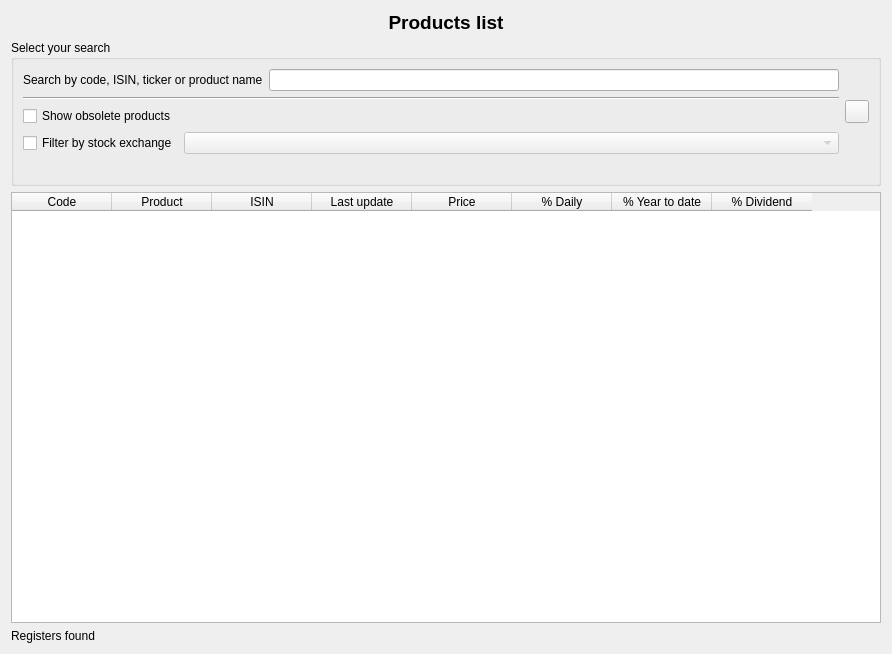
<?xml version="1.0" encoding="UTF-8"?>
<ui version="4.0">
 <class>wdgProducts</class>
 <widget class="QWidget" name="wdgProducts">
  <property name="geometry">
   <rect>
    <x>0</x>
    <y>0</y>
    <width>892</width>
    <height>654</height>
   </rect>
  </property>
  <layout class="QHBoxLayout" name="horizontalLayout_4">
   <item>
    <layout class="QVBoxLayout" name="verticalLayout_3">
     <item>
      <widget class="QLabel" name="lbl">
       <property name="font">
        <font>
         <pointsize>14</pointsize>
         <weight>75</weight>
         <bold>true</bold>
        </font>
       </property>
       <property name="text">
        <string>Products list</string>
       </property>
       <property name="alignment">
        <set>Qt::AlignCenter</set>
       </property>
      </widget>
     </item>
     <item>
      <widget class="QGroupBox" name="groupBox">
       <property name="sizePolicy">
        <sizepolicy hsizetype="Preferred" vsizetype="Preferred">
         <horstretch>0</horstretch>
         <verstretch>0</verstretch>
        </sizepolicy>
       </property>
       <property name="title">
        <string>Select your search</string>
       </property>
       <layout class="QVBoxLayout" name="verticalLayout_2">
        <item>
         <layout class="QHBoxLayout" name="horizontalLayout_3">
          <item>
           <layout class="QVBoxLayout" name="verticalLayout">
            <item>
             <layout class="QHBoxLayout" name="horizontalLayout">
              <item>
               <widget class="QLabel" name="label">
                <property name="text">
                 <string>Search by code, ISIN, ticker or product name</string>
                </property>
               </widget>
              </item>
              <item>
               <widget class="QLineEdit" name="txt"/>
              </item>
             </layout>
            </item>
            <item>
             <widget class="Line" name="line">
              <property name="orientation">
               <enum>Qt::Horizontal</enum>
              </property>
             </widget>
            </item>
            <item>
             <widget class="QCheckBox" name="chkObsolete">
              <property name="text">
               <string>Show obsolete products</string>
              </property>
             </widget>
            </item>
            <item>
             <layout class="QHBoxLayout" name="horizontalLayout_2">
              <item>
               <widget class="QCheckBox" name="chkStockExchange">
                <property name="sizePolicy">
                 <sizepolicy hsizetype="Fixed" vsizetype="Fixed">
                  <horstretch>0</horstretch>
                  <verstretch>0</verstretch>
                 </sizepolicy>
                </property>
                <property name="text">
                 <string>Filter by stock exchange</string>
                </property>
               </widget>
              </item>
              <item>
               <widget class="QComboBox" name="cmbStockExchange">
                <property name="enabled">
                 <bool>false</bool>
                </property>
               </widget>
              </item>
             </layout>
            </item>
           </layout>
          </item>
          <item>
           <widget class="QToolButton" name="cmd">
            <property name="icon">
             <iconset resource="../images/xulpymoney.qrc">
              <normaloff>:/xulpymoney/search.png</normaloff>:/xulpymoney/search.png</iconset>
            </property>
           </widget>
          </item>
         </layout>
        </item>
        <item>
         <widget class="QLabel" name="label_2">
          <property name="enabled">
           <bool>false</bool>
          </property>
          <property name="text">
           <string/>
          </property>
         </widget>
        </item>
       </layout>
      </widget>
     </item>
     <item>
      <widget class="myQTableWidget" name="tblInvestments">
       <property name="sizePolicy">
        <sizepolicy hsizetype="Preferred" vsizetype="Expanding">
         <horstretch>0</horstretch>
         <verstretch>0</verstretch>
        </sizepolicy>
       </property>
       <property name="contextMenuPolicy">
        <enum>Qt::CustomContextMenu</enum>
       </property>
       <property name="editTriggers">
        <set>QAbstractItemView::NoEditTriggers</set>
       </property>
       <property name="alternatingRowColors">
        <bool>true</bool>
       </property>
       <property name="selectionBehavior">
        <enum>QAbstractItemView::SelectRows</enum>
       </property>
       <attribute name="horizontalHeaderStretchLastSection">
        <bool>false</bool>
       </attribute>
       <attribute name="verticalHeaderVisible">
        <bool>false</bool>
       </attribute>
       <column>
        <property name="text">
         <string>Code</string>
        </property>
       </column>
       <column>
        <property name="text">
         <string>Product</string>
        </property>
       </column>
       <column>
        <property name="text">
         <string>ISIN</string>
        </property>
       </column>
       <column>
        <property name="text">
         <string>Last update</string>
        </property>
       </column>
       <column>
        <property name="text">
         <string>Price</string>
        </property>
       </column>
       <column>
        <property name="text">
         <string>% Daily</string>
        </property>
       </column>
       <column>
        <property name="text">
         <string>% Year to date</string>
        </property>
       </column>
       <column>
        <property name="text">
         <string>% Dividend</string>
        </property>
       </column>
      </widget>
     </item>
     <item>
      <widget class="QLabel" name="lblFound">
       <property name="text">
        <string>Registers found</string>
       </property>
      </widget>
     </item>
    </layout>
   </item>
  </layout>
  <action name="actionProductReport">
   <property name="icon">
    <iconset resource="../images/xulpymoney.qrc">
     <normaloff>:/xulpymoney/books.png</normaloff>:/xulpymoney/books.png</iconset>
   </property>
   <property name="text">
    <string>Product report</string>
   </property>
   <property name="toolTip">
    <string>Product report</string>
   </property>
  </action>
  <action name="actionSortTPCDiario">
   <property name="icon">
    <iconset>
     <normaloff>:/images/document-preview.png</normaloff>:/images/document-preview.png</iconset>
   </property>
   <property name="text">
    <string>% Daily</string>
   </property>
   <property name="toolTip">
    <string>% Daily</string>
   </property>
  </action>
  <action name="actionSortTPCAnual">
   <property name="icon">
    <iconset>
     <normaloff>:/images/document-preview.png</normaloff>:/images/document-preview.png</iconset>
   </property>
   <property name="text">
    <string>% Annual</string>
   </property>
   <property name="toolTip">
    <string>% Annual</string>
   </property>
  </action>
  <action name="actionSortName">
   <property name="icon">
    <iconset>
     <normaloff>:/images/document-preview.png</normaloff>:/images/document-preview.png</iconset>
   </property>
   <property name="text">
    <string>Name</string>
   </property>
   <property name="toolTip">
    <string>Name</string>
   </property>
  </action>
  <action name="actionSortDividend">
   <property name="icon">
    <iconset>
     <normaloff>:/images/document-preview.png</normaloff>:/images/document-preview.png</iconset>
   </property>
   <property name="text">
    <string>Dividend</string>
   </property>
   <property name="toolTip">
    <string>Dividend</string>
   </property>
  </action>
  <action name="actionSortHour">
   <property name="icon">
    <iconset>
     <normaloff>:/images/document-preview.png</normaloff>:/images/document-preview.png</iconset>
   </property>
   <property name="text">
    <string>Hour</string>
   </property>
   <property name="toolTip">
    <string>Hour</string>
   </property>
  </action>
  <action name="actionIbex35">
   <property name="icon">
    <iconset resource="../images/xulpymoney.qrc">
     <normaloff>:/countries/spain.gif</normaloff>:/countries/spain.gif</iconset>
   </property>
   <property name="text">
    <string>Ibex 35</string>
   </property>
  </action>
  <action name="actionProductNew">
   <property name="icon">
    <iconset resource="../images/xulpymoney.qrc">
     <normaloff>:/xulpymoney/add.png</normaloff>:/xulpymoney/add.png</iconset>
   </property>
   <property name="text">
    <string>New product</string>
   </property>
   <property name="toolTip">
    <string>New user product</string>
   </property>
  </action>
  <action name="actionProductDelete">
   <property name="icon">
    <iconset resource="../images/xulpymoney.qrc">
     <normaloff>:/xulpymoney/list-remove.png</normaloff>:/xulpymoney/list-remove.png</iconset>
   </property>
   <property name="text">
    <string>Delete product</string>
   </property>
   <property name="toolTip">
    <string>Delete user product</string>
   </property>
  </action>
  <action name="actionFavorites">
   <property name="icon">
    <iconset resource="../images/xulpymoney.qrc">
     <normaloff>:/xulpymoney/star.png</normaloff>:/xulpymoney/star.png</iconset>
   </property>
   <property name="text">
    <string>Add to favorites</string>
   </property>
   <property name="toolTip">
    <string>Add to favorites</string>
   </property>
  </action>
  <action name="actionMergeCodes">
   <property name="icon">
    <iconset>
     <normaloff>:/images/cakes.png</normaloff>:/images/cakes.png</iconset>
   </property>
   <property name="text">
    <string>Merge selected codes</string>
   </property>
   <property name="toolTip">
    <string>Merge selected codes</string>
   </property>
  </action>
  <action name="actionQuoteNew">
   <property name="icon">
    <iconset resource="../images/xulpymoney.qrc">
     <normaloff>:/xulpymoney/add.png</normaloff>:/xulpymoney/add.png</iconset>
   </property>
   <property name="text">
    <string>New price</string>
   </property>
   <property name="toolTip">
    <string>New price</string>
   </property>
  </action>
  <action name="actionEstimationDPSNew">
   <property name="icon">
    <iconset resource="../images/xulpymoney.qrc">
     <normaloff>:/xulpymoney/add.png</normaloff>:/xulpymoney/add.png</iconset>
   </property>
   <property name="text">
    <string>New DPS estimation</string>
   </property>
   <property name="toolTip">
    <string>New Dividend per share estimation</string>
   </property>
  </action>
  <action name="actionPurge">
   <property name="icon">
    <iconset resource="../images/xulpymoney.qrc">
     <normaloff>:/xulpymoney/tools-wizard.png</normaloff>:/xulpymoney/tools-wizard.png</iconset>
   </property>
   <property name="text">
    <string>Purge investment</string>
   </property>
   <property name="toolTip">
    <string>Deletes quotes innecesary. Leaves open, high, low and close quotes.</string>
   </property>
  </action>
  <action name="actionPurchaseGraphic">
   <property name="icon">
    <iconset resource="../images/xulpymoney.qrc">
     <normaloff>:/xulpymoney/report.png</normaloff>:/xulpymoney/report.png</iconset>
   </property>
   <property name="text">
    <string>Show purchase graphic</string>
   </property>
   <property name="toolTip">
    <string>Show purchase graphic</string>
   </property>
  </action>
  <action name="actionProductPriceLastRemove">
   <property name="icon">
    <iconset resource="../images/xulpymoney.qrc">
     <normaloff>:/xulpymoney/list-remove.png</normaloff>:/xulpymoney/list-remove.png</iconset>
   </property>
   <property name="text">
    <string>Remove last product price</string>
   </property>
   <property name="toolTip">
    <string>Remove last product price</string>
   </property>
  </action>
 </widget>
 <customwidgets>
  <customwidget>
   <class>myQTableWidget</class>
   <extends>QTableWidget</extends>
   <header location="global">myqtablewidget</header>
  </customwidget>
 </customwidgets>
 <tabstops>
  <tabstop>txt</tabstop>
  <tabstop>tblInvestments</tabstop>
 </tabstops>
 <resources>
  <include location="../images/xulpymoney.qrc"/>
 </resources>
 <connections>
  <connection>
   <sender>chkStockExchange</sender>
   <signal>toggled(bool)</signal>
   <receiver>cmbStockExchange</receiver>
   <slot>setEnabled(bool)</slot>
   <hints>
    <hint type="sourcelabel">
     <x>34</x>
     <y>118</y>
    </hint>
    <hint type="destinationlabel">
     <x>506</x>
     <y>137</y>
    </hint>
   </hints>
  </connection>
 </connections>
</ui>
